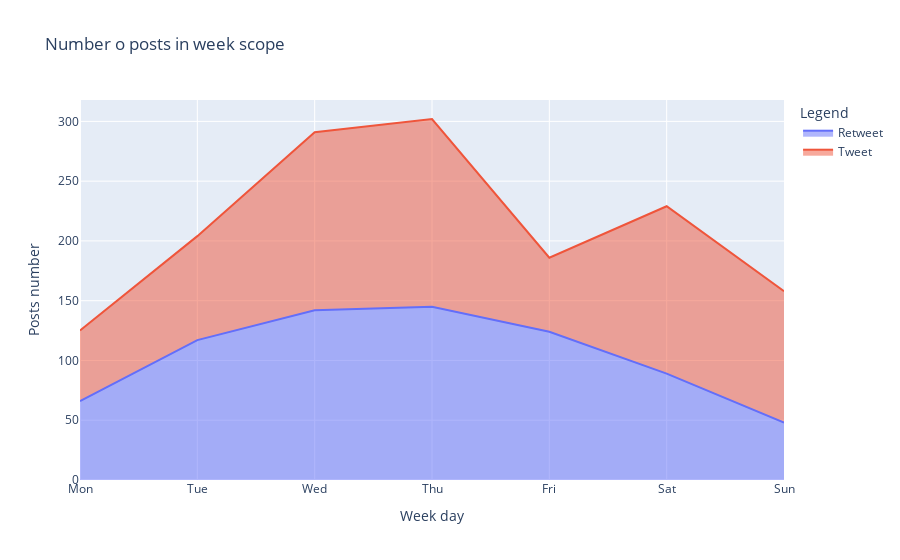

Notebook code cell kept with this figure:
### Markdown cell above
### Number of tweets and retweets in week scope

### Code cell
data = df[['id', 'date', 'retweet']]
data['retweet'] = data['retweet'].map({
    True: 'Retweet',
    False: 'Tweet'
})
# data['week_day'] = data.apply(lambda x: calendar.day_name[datetime.strptime(x['date'], '%Y-%m-%d').weekday()], axis=1)
data['week_day'] = data.apply(lambda x: datetime.strptime(x['date'], '%Y-%m-%d').weekday(), axis=1)
data = data.groupby(['retweet', 'week_day']).count().reset_index(inplace=False)
fig = px.area(data, x='week_day', y='id', color='retweet',
    title='Number o posts in week scope',
    labels={
        'id': 'Posts number',
        'week_day': 'Week day',
        'retweet': 'Legend'
    }
)
fig.update_layout(
    xaxis = dict(
        tickmode = 'array',
        tickvals = [0, 1, 2, 3, 4, 5, 6],
        ticktext = ['Mon', 'Tue', 'Wed', 'Thu', 'Fri', 'Sat', 'Sun']
    )
)
fig.show()

### Figure 1 — Plotly figure (JSON) as saved in the notebook; plotly's stock layout.template omitted (floating-point values rounded to 4 significant figures)
{"data": [{"hovertemplate": "Legend=Retweet<br>Week day=%{x}<br>Posts number=%{y}<extra></extra>", "legendgroup": "Retweet", "line": {"color": "#636efa"}, "mode": "lines", "name": "Retweet", "orientation": "v", "showlegend": true, "stackgroup": "1", "type": "scatter", "x": [0, 1, 2, 3, 4, 5, 6], "xaxis": "x", "y": [66, 117, 142, 145, 124, 89, 48], "yaxis": "y"}, {"hovertemplate": "Legend=Tweet<br>Week day=%{x}<br>Posts number=%{y}<extra></extra>", "legendgroup": "Tweet", "line": {"color": "#EF553B"}, "mode": "lines", "name": "Tweet", "orientation": "v", "showlegend": true, "stackgroup": "1", "type": "scatter", "x": [0, 1, 2, 3, 4, 5, 6], "xaxis": "x", "y": [59, 87, 149, 157, 62, 140, 110], "yaxis": "y"}], "layout": {"legend": {"title": {"text": "Legend"}, "tracegroupgap": 0}, "title": {"text": "Number o posts in week scope"}, "xaxis": {"anchor": "y", "domain": [0, 1], "tickmode": "array", "ticktext": ["Mon", "Tue", "Wed", "Thu", "Fri", "Sat", "Sun"], "tickvals": [0, 1, 2, 3, 4, 5, 6], "title": {"text": "Week day"}}, "yaxis": {"anchor": "x", "domain": [0, 1], "title": {"text": "Posts number"}}}}
